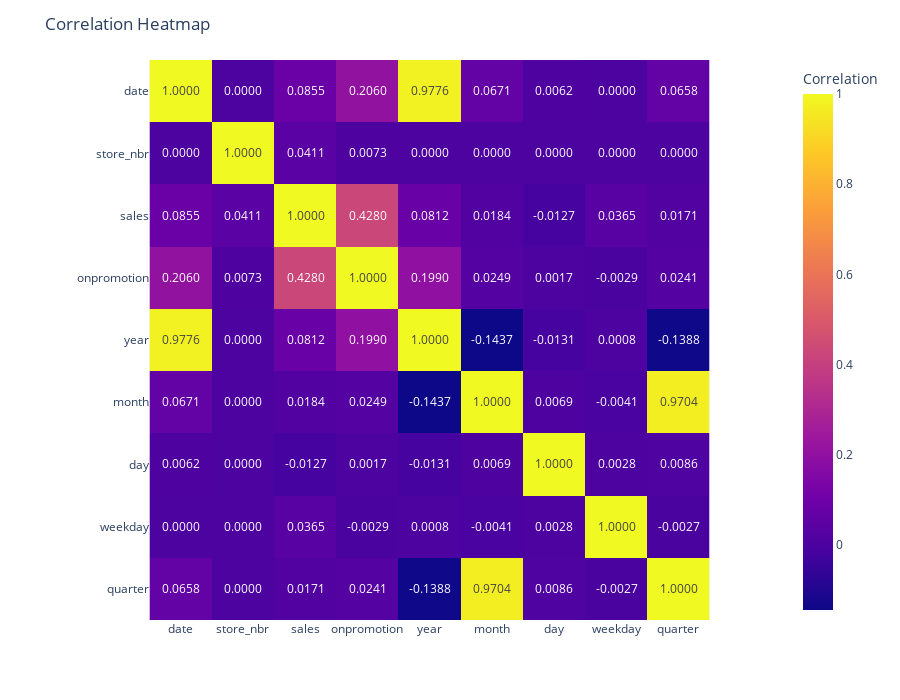

The notebook cell this image was saved under:
### Markdown cell above
#### **`Bi-Variate Analysis`**

Exploring relationships

### Code cell
train_df_numeric = train_dataset.select(pl.selectors.by_dtype(pl.Date, pl.INTEGER_DTYPES, pl.FLOAT_DTYPES))

# Getting the correlation of numeric values in the train dataset
correlation = train_df_numeric.corr()

# Create the heatmap using Plotly Express
fig = px.imshow(correlation,
                labels=dict(color="Correlation"),
                x=correlation.columns,
                y=correlation.columns,
                text_auto=True,  # Automatically add text in each cell
)
# Update layout for better readability
fig.update_layout(title="Correlation Heatmap", height=700)

# Set the size of text annotations
fig.update_traces(
    text=correlation.to_numpy(),
    texttemplate="%{text:.4f}",
    textfont_size=12
)
fig.show()

### Figure 1 — Plotly figure (JSON) as saved in the notebook; plotly's stock layout.template omitted (floating-point values rounded to 4 significant figures)
{"data": [{"coloraxis": "coloraxis", "hovertemplate": "x: %{x}<br>y: %{y}<br>Correlation: %{z}<extra></extra>", "name": "0", "text": [[1, 0, 0.08555, 0.206, 0.9776, 0.06713, 0.006217, 1.653e-17, 0.06584], [0, 1, 0.04114, 0.007277, -1.396e-17, 5.577e-17, 1.402e-16, -4.939e-17, -9.37e-17], [0.08555, 0.04114, 1, 0.428, 0.0812, 0.01841, -0.01269, 0.03655, 0.01708], [0.206, 0.007277, 0.428, 1, 0.199, 0.02493, 0.001667, -0.002884, 0.02413], [0.9776, -1.396e-17, 0.0812, 0.199, 1, -0.1437, -0.01315, 0.0008091, -0.1388], [0.06713, 5.577e-17, 0.01841, 0.02493, -0.1437, 1, 0.006908, -0.004064, 0.9704], [0.006217, 1.402e-16, -0.01269, 0.001667, -0.01315, 0.006908, 1, 0.002772, 0.008566], [1.653e-17, -4.939e-17, 0.03655, -0.002884, 0.0008091, -0.004064, 0.002772, 1, -0.002736], [0.06584, -9.37e-17, 0.01708, 0.02413, -0.1388, 0.9704, 0.008566, -0.002736, 1]], "textfont": {"size": 12}, "texttemplate": "%{text:.4f}", "type": "heatmap", "x": ["date", "store_nbr", "sales", "onpromotion", "year", "month", "day", "weekday", "quarter"], "xaxis": "x", "y": ["date", "store_nbr", "sales", "onpromotion", "year", "month", "day", "weekday", "quarter"], "yaxis": "y", "z": [[1, 0, 0.08555, 0.206, 0.9776, 0.06713, 0.006217, 1.653e-17, 0.06584], [0, 1, 0.04114, 0.007277, -1.396e-17, 5.577e-17, 1.402e-16, -4.939e-17, -9.37e-17], [0.08555, 0.04114, 1, 0.428, 0.0812, 0.01841, -0.01269, 0.03655, 0.01708], [0.206, 0.007277, 0.428, 1, 0.199, 0.02493, 0.001667, -0.002884, 0.02413], [0.9776, -1.396e-17, 0.0812, 0.199, 1, -0.1437, -0.01315, 0.0008091, -0.1388], [0.06713, 5.577e-17, 0.01841, 0.02493, -0.1437, 1, 0.006908, -0.004064, 0.9704], [0.006217, 1.402e-16, -0.01269, 0.001667, -0.01315, 0.006908, 1, 0.002772, 0.008566], [1.653e-17, -4.939e-17, 0.03655, -0.002884, 0.0008091, -0.004064, 0.002772, 1, -0.002736], [0.06584, -9.37e-17, 0.01708, 0.02413, -0.1388, 0.9704, 0.008566, -0.002736, 1]]}], "layout": {"coloraxis": {"colorbar": {"title": {"text": "Correlation"}}, "colorscale": [[0, "#0d0887"], [0.1111, "#46039f"], [0.2222, "#7201a8"], [0.3333, "#9c179e"], [0.4444, "#bd3786"], [0.5556, "#d8576b"], [0.6667, "#ed7953"], [0.7778, "#fb9f3a"], [0.8889, "#fdca26"], [1, "#f0f921"]]}, "height": 700, "margin": {"t": 60}, "title": {"text": "Correlation Heatmap"}, "xaxis": {"anchor": "y", "constrain": "domain", "domain": [0, 1], "scaleanchor": "y"}, "yaxis": {"anchor": "x", "autorange": "reversed", "constrain": "domain", "domain": [0, 1]}}}
